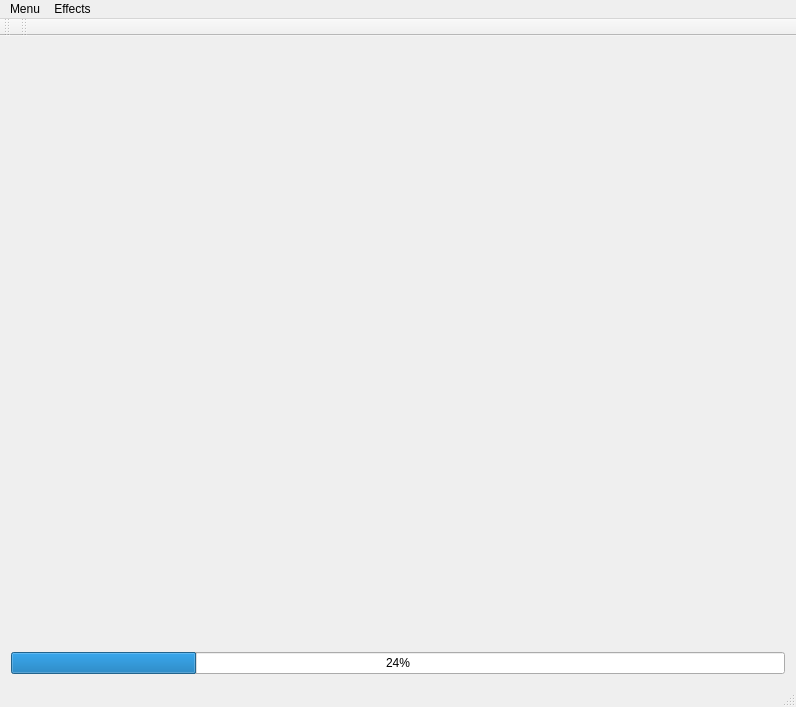
<?xml version="1.0" encoding="UTF-8"?>
<ui version="4.0">
 <class>MainWindow</class>
 <widget class="QMainWindow" name="MainWindow">
  <property name="geometry">
   <rect>
    <x>0</x>
    <y>0</y>
    <width>796</width>
    <height>707</height>
   </rect>
  </property>
  <property name="sizePolicy">
   <sizepolicy hsizetype="Minimum" vsizetype="Minimum">
    <horstretch>0</horstretch>
    <verstretch>0</verstretch>
   </sizepolicy>
  </property>
  <property name="minimumSize">
   <size>
    <width>200</width>
    <height>100</height>
   </size>
  </property>
  <property name="windowTitle">
   <string>MainWindow</string>
  </property>
  <widget class="QWidget" name="centralWidget">
   <property name="styleSheet">
    <string notr="true"/>
   </property>
   <layout class="QGridLayout" name="gridLayout_2" rowstretch="0,0">
    <item row="0" column="0" alignment="Qt::AlignHCenter|Qt::AlignVCenter">
     <widget class="QLabel" name="imageLabel">
      <property name="sizePolicy">
       <sizepolicy hsizetype="Preferred" vsizetype="Preferred">
        <horstretch>0</horstretch>
        <verstretch>0</verstretch>
       </sizepolicy>
      </property>
      <property name="maximumSize">
       <size>
        <width>2000</width>
        <height>2000</height>
       </size>
      </property>
      <property name="text">
       <string/>
      </property>
      <property name="alignment">
       <set>Qt::AlignCenter</set>
      </property>
     </widget>
    </item>
    <item row="1" column="0">
     <widget class="QProgressBar" name="progressBar">
      <property name="value">
       <number>24</number>
      </property>
     </widget>
    </item>
   </layout>
  </widget>
  <widget class="QMenuBar" name="menuBar">
   <property name="geometry">
    <rect>
     <x>0</x>
     <y>0</y>
     <width>796</width>
     <height>22</height>
    </rect>
   </property>
   <widget class="QMenu" name="menuMenu">
    <property name="title">
     <string>Menu</string>
    </property>
    <addaction name="actionImport"/>
    <addaction name="actionUndo"/>
    <addaction name="actionRedo"/>
    <addaction name="actionSave"/>
    <addaction name="actionHelp"/>
    <addaction name="actionQuit"/>
   </widget>
   <widget class="QMenu" name="menuEffects">
    <property name="title">
     <string>Effects</string>
    </property>
    <addaction name="actionBlur"/>
    <addaction name="actionDistortion_Noise"/>
    <addaction name="actionArtifacts"/>
    <addaction name="actionLighting"/>
    <addaction name="actionResolution"/>
   </widget>
   <addaction name="menuMenu"/>
   <addaction name="menuEffects"/>
  </widget>
  <widget class="QToolBar" name="mainToolBar">
   <attribute name="toolBarArea">
    <enum>TopToolBarArea</enum>
   </attribute>
   <attribute name="toolBarBreak">
    <bool>false</bool>
   </attribute>
  </widget>
  <widget class="QStatusBar" name="statusBar"/>
  <widget class="QToolBar" name="toolBar">
   <property name="windowTitle">
    <string>toolBar</string>
   </property>
   <attribute name="toolBarArea">
    <enum>TopToolBarArea</enum>
   </attribute>
   <attribute name="toolBarBreak">
    <bool>false</bool>
   </attribute>
  </widget>
  <action name="actionQuit">
   <property name="text">
    <string>Quit</string>
   </property>
   <property name="shortcut">
    <string>Ctrl+Q</string>
   </property>
  </action>
  <action name="actionBlur">
   <property name="text">
    <string>Blur</string>
   </property>
   <property name="shortcut">
    <string>Ctrl+B</string>
   </property>
  </action>
  <action name="actionDistortion_Noise">
   <property name="text">
    <string>Distortion/Noise</string>
   </property>
   <property name="shortcut">
    <string>Ctrl+D</string>
   </property>
  </action>
  <action name="actionArtifacts">
   <property name="text">
    <string>Artifacts</string>
   </property>
   <property name="shortcut">
    <string>Ctrl+A</string>
   </property>
  </action>
  <action name="actionLighting">
   <property name="text">
    <string>Lighting</string>
   </property>
   <property name="shortcut">
    <string>Ctrl+L</string>
   </property>
  </action>
  <action name="actionResolution">
   <property name="text">
    <string>Resolution</string>
   </property>
   <property name="shortcut">
    <string>Ctrl+R</string>
   </property>
  </action>
  <action name="actionImport">
   <property name="text">
    <string>Import</string>
   </property>
   <property name="shortcut">
    <string>Ctrl+I</string>
   </property>
  </action>
  <action name="actionUndo">
   <property name="text">
    <string>Undo</string>
   </property>
   <property name="shortcut">
    <string>Ctrl+Z</string>
   </property>
  </action>
  <action name="actionSave">
   <property name="text">
    <string>Save</string>
   </property>
   <property name="shortcut">
    <string>Ctrl+S</string>
   </property>
  </action>
  <action name="actionHelp">
   <property name="text">
    <string>Help</string>
   </property>
   <property name="shortcut">
    <string>Ctrl+H</string>
   </property>
  </action>
  <action name="actionRedo">
   <property name="text">
    <string>Redo</string>
   </property>
   <property name="shortcut">
    <string>Ctrl+Shift+Z</string>
   </property>
  </action>
 </widget>
 <layoutdefault spacing="6" margin="11"/>
 <resources/>
 <connections/>
</ui>
